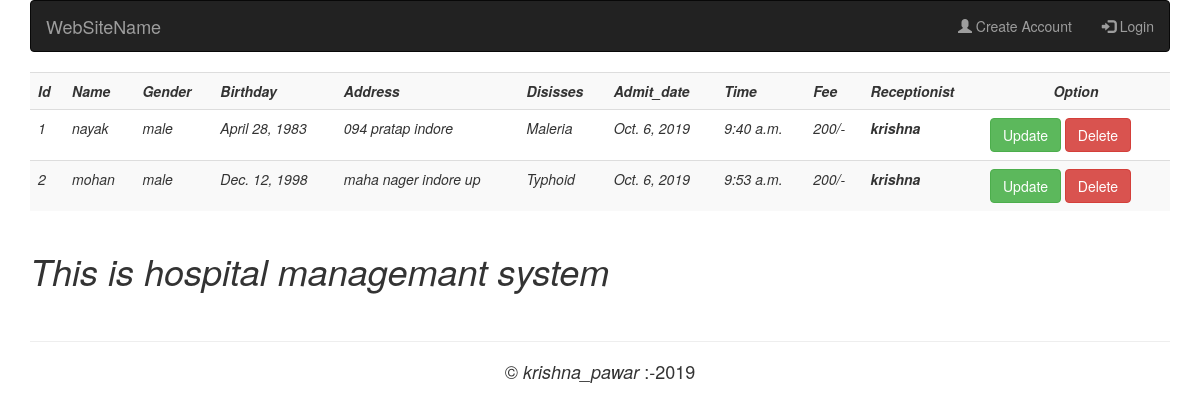
Page /show/ on the committed database.
### user/models.py (models this page shows, shortened)
class admitpasent(models.Model):
	name=models.CharField(max_length=20)
	gender=models.CharField(max_length=10)
	birthdate=models.DateTimeField(default=timezone.now)
	address=models.CharField(max_length=60)
	diseases=models.CharField(max_length=10)
	admit_date=models.DateTimeField(default=timezone.now)
	admit_charge=models.CharField(max_length=30)
	user =models.ForeignKey(User,on_delete=models.CASCADE)

### user/views.py (the view)
# urls.py: path('show/',views.showpatient,name='patientdetail'),
def showpatient(request):
	patient=admitpasent.objects.all()
	return render(request,'user/show.html',{'p':patient })

### user/templates/user/show.html
{% extends 'user/base.html' %}
{% block content %}
    <table class="table table-striped">
    <tr><th><i>Id</i></th><th><i>Name</i></th><th><i>Gender</i></th><th><i>Birthday</i></th><th><i>Address</i></th><th><i>Disisses</i></th><th><i>Admit_date</i></th><th><i>Time</i></th><th><i>Fee</i></th><th><i>Receptionist</i></th><th style="text-align: center;"><i>Option</i></th></tr>
    {% for q in p %}
    <tr><td><i>{{ q.id }}</i></td><td><i>{{ q.name }}</i></td><td><i>{{q.gender}}</i></td><td><i>{{q.birthdate.date}}</i></td><td><i>{{q.address}}</i></td><td><i>{{q.diseases}}</i></td><td><i>{{q.admit_date.date}}</i></td><td><i>{{q.admit_date.time}}</i></td><td><i>{{q.admit_charge}}</i></td><td><i><b>{{q.user}}</b></i></td><td><a class="btn btn-outline btn-success" href="{% url 'pupdate' q.id %}">Update</a>&nbsp<a class="btn btn-danger" href="{% url 'pdelete' q.id %}">Delete</a></td></tr>
    {% endfor %}
</table>
{% endblock %}

### user/templates/user/base.html (shortened to what this page needs)
{% load static %}
<!DOCTYPE html>
<html>
<head>
</head>
<body id="body">
<div class="container">
<nav class="navbar navbar-inverse">
  <div class="container-fluid">
          <div class="navbar-header">
            <a class="navbar-brand" href="#">WebSiteName</a>
          </div>
    <ul class="nav navbar-nav navbar-right">
    	{% if user.is_authenticated %}
      <li><a href="{% url 'profile' %}"><span class="glyphicon glyphicon-user"></span>Profile</a></li>
    	<li><a href="{% url 'logout' %}"><span class="glyphicon glyphicon-log-out"></span> Logout</a></li>
    	{% else %}
      <li><a href="{% url 'register' %}"><span class="glyphicon glyphicon-user"></span> Create Account</a></li>
      <li><a href="{% url 'login' %}"><span class="glyphicon glyphicon-log-in"></span> Login</a></li>
      {% endif %}
    </ul>
  </div>
</nav>
</div>
	<div class="container">
		{% block content %}
		{% endblock %}
<link rel="stylesheet" type="text/css" href="{% static 'user/css/bootstrap.min.css' %}">
<link rel="stylesheet" type="text/css" href="{% static 'user/css/bootstrap-theme.min' %}">
</div>
<div class="container">
	<marquee><h1><i>This is hospital managemant system</i></h1></marquee>
<div class="row">
	<div class="col-md-12">
			 <div id="futer">
			 <br>
       <hr>
			<h4 align="center"> &copy <i>krishna_pawar</i> :-2019</h4>
			 </div>
        </div>
    </div>
</div>
</body>
</html>

### rows in the picture
admitpasent: id "1", name "nayak", gender "male", birthdate "April 28, 1983", address "094 pratap indore", diseases "Maleria", admit_date "Oct. 6, 2019", admit_date.time "9:40 a.m.", admit_charge "200/-", user "krishna"
admitpasent: id "2", name "mohan", gender "male", birthdate "Dec. 12, 1998", address "maha nager indore up", diseases "Typhoid", admit_date "Oct. 6, 2019", admit_date.time "9:53 a.m.", admit_charge "200/-", user "krishna"
